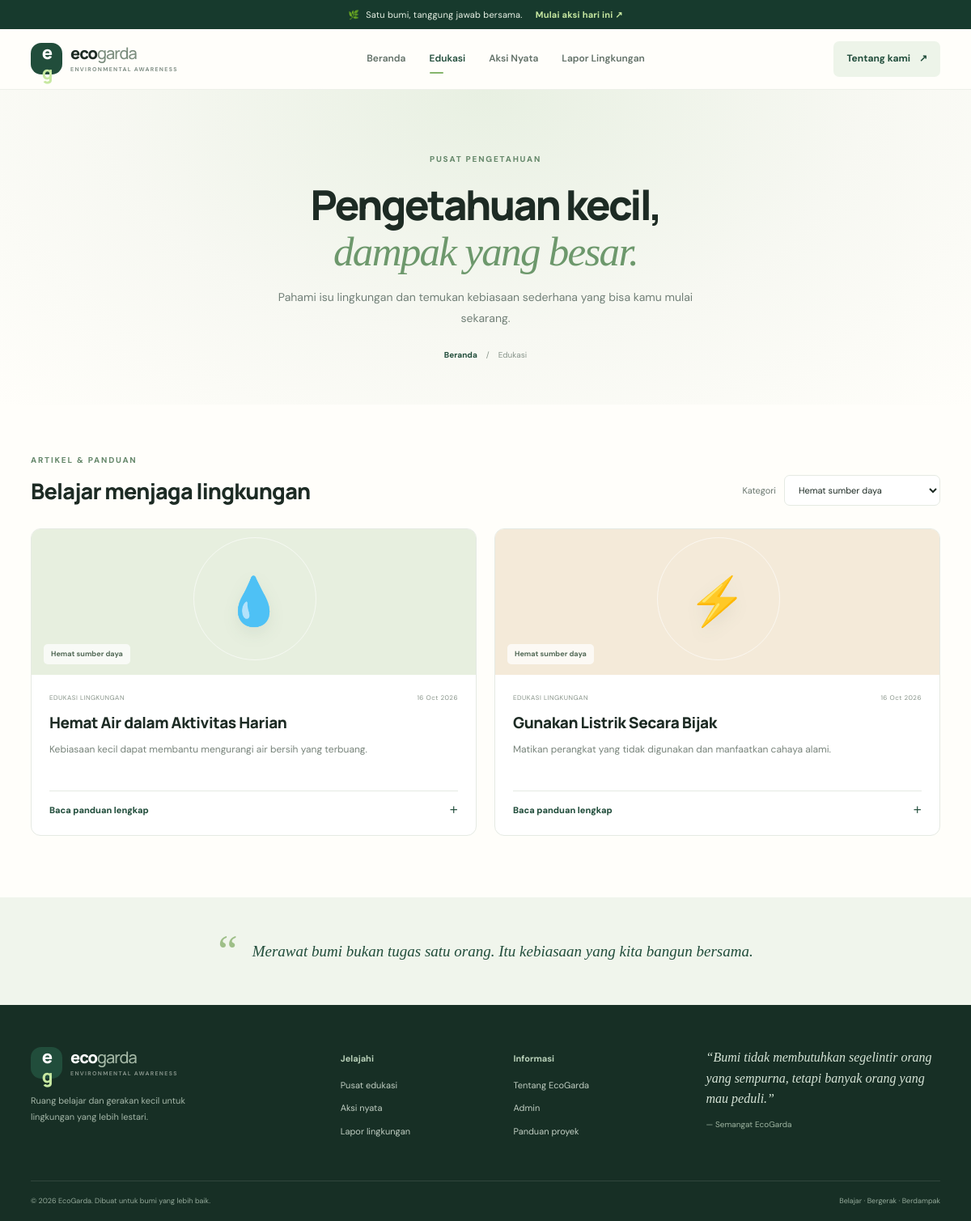
Page /edukasi.php?kategori=Hemat sumber daya on the committed database.
### tables this page shows
CREATE TABLE IF NOT EXISTS tips (
 id INT UNSIGNED AUTO_INCREMENT PRIMARY KEY,
 title VARCHAR(180) NOT NULL,
 category VARCHAR(80) NOT NULL,
 icon VARCHAR(20) NOT NULL DEFAULT '🌱',
 summary VARCHAR(220) NOT NULL,
 body TEXT NOT NULL,
 is_published TINYINT(1) NOT NULL DEFAULT 1,
 created_at TIMESTAMP DEFAULT CURRENT_TIMESTAMP,
 updated_at TIMESTAMP DEFAULT CURRENT_TIMESTAMP ON UPDATE CURRENT_TIMESTAMP
);

### includes/bootstrap.php (called while the page is built, shortened)
<?php
function e($value): string { return htmlspecialchars((string)$value, ENT_QUOTES, 'UTF-8'); }

### edukasi.php (the view, shortened to what this page needs)
<?php
require_once __DIR__ . '/includes/bootstrap.php';
$category = trim($_GET['kategori'] ?? '');
$sql = "SELECT * FROM tips WHERE is_published=1"; $params=[];
if ($category !== '') { $sql .= " AND category=?"; $params[]=$category; }
$sql .= " ORDER BY created_at DESC";
$stmt=$pdo->prepare($sql); $stmt->execute($params); $tips=$stmt->fetchAll();
$categories=$pdo->query("SELECT DISTINCT category FROM tips WHERE is_published=1 ORDER BY category")->fetchAll(PDO::FETCH_COLUMN);
require __DIR__ . '/includes/header.php';
?>
<section class="page-hero"><span class="eyebrow">PUSAT PENGETAHUAN</span><h1>Pengetahuan kecil,<br><em>dampak yang besar.</em></h1><p>Pahami isu lingkungan dan temukan kebiasaan sederhana yang bisa kamu mulai sekarang.</p><div class="breadcrumb"><a href="index.php">Beranda</a><span>/</span> Edukasi</div></section>
<section class="section content-section"><div class="filter-bar"><div><span class="eyebrow">ARTIKEL & PANDUAN</span><h2>Belajar menjaga lingkungan</h2></div><form method="get" class="filter-form"><label for="kategori">Kategori</label><select id="kategori" name="kategori" onchange="this.form.submit()"><option value="">Semua topik</option><?php foreach($categories as $c): ?><option value="<?=e($c)?>" <?=$category===$c?'selected':''?>><?=e($c)?></option><?php endforeach;?></select></form></div>
<div class="article-grid"><?php foreach($tips as $i=>$tip): ?><article class="article-card" id="tip-<?= (int)$tip['id'] ?>"><div class="article-art art-<?=($i%4)+1?>"><span><?=e($tip['icon'])?></span><small><?=e($tip['category'])?></small></div><div class="article-content"><div class="meta-line"><span>EDUKASI LINGKUNGAN</span><span><?=date('d M Y',strtotime($tip['created_at']))?></span></div><h3><?=e($tip['title'])?></h3><p><?=e($tip['summary'])?></p><details><summary>Baca panduan lengkap <span>＋</span></summary><div class="detail-copy"><?=nl2br(e($tip['body']))?></div></details></div></article><?php endforeach; ?></div>
</section><section class="quote-strip"><span>“</span><p>Merawat bumi bukan tugas satu orang. Itu kebiasaan yang kita bangun bersama.</p></section>
<?php require __DIR__ . '/includes/footer.php'; ?>

### assets/css/style.css (style rules this page uses)
:root { --forest:#214d3b;--forest-dark:#173a2d;--sage:#dce9dc;--sage-light:#f3f7f1;--lime:#c7e8a1;--ink:#1d2b24;--muted:#69766e;--line:#e5eae3;--paper:#fffefa;--orange:#c47d50;--serif:Georgia,'Times New Roman',serif;--sans:'DM Sans',Arial,sans-serif;--display:'Manrope','DM Sans',sans-serif }
* { box-sizing:border-box }
html { scroll-behavior:smooth }
body { margin:0;background:var(--paper);color:var(--ink);font-family:var(--sans);font-size:15px;line-height:1.65 }
a { color:inherit;text-decoration:none }
button,input,select,textarea { font:inherit }
button,a,select { -webkit-tap-highlight-color:transparent }
.eyebrow { font-size:10px;font-weight:800;letter-spacing:1.8px;color:#66886b;display:inline-flex;align-items:center;gap:8px }
.hero h1,.page-hero h1 { font:800 clamp(38px,4.4vw,61px)/1.1 var(--display);letter-spacing:-2.7px;margin:22px 0 20px;max-width:590px }
.hero h1 em,.page-hero h1 em { font-family:var(--serif);font-weight:400;color:#6d986c;letter-spacing:-1.7px }
.hero-copy>p,.page-hero>p { max-width:460px;color:#728078;font-size:14px;line-height:1.9;margin:0 }
.section { padding:76px max(28px,calc((100% - 1124px)/2)) }
.card-visual,.article-art { height:170px;position:relative;display:grid;place-items:center;overflow:hidden }
.card-visual>span,.article-art>span { font-size:58px;filter:drop-shadow(0 8px 10px #254b3514);position:relative;z-index:1 }
.visual-1,.art-1 { background:#e7efdf }
.visual-2,.art-2 { background:#f4ead9 }
.card-visual:before,.article-art:before { content:'';position:absolute;width:150px;height:150px;border:1px solid #ffffff99;border-radius:50%;left:calc(50% - 75px);top:10px }
.card-visual small,.article-art small { position:absolute;left:15px;bottom:13px;background:#ffffffb8;padding:5px 9px;border-radius:5px;font-size:9px;font-weight:700;color:#526956 }
.card-body h3,.article-content h3,.action-card h3 { font:800 17px/1.35 var(--display);letter-spacing:-.4px;margin:0 0 9px }
.card-body p,.article-content>p,.action-card>p { font-size:12px;line-height:1.8;color:#78847b;margin:0 0 17px }
.page-hero { text-align:center;padding:72px 25px 53px;background:radial-gradient(ellipse at 50% 0%,#e8f0e2 0%,#f7f8f2 55%,var(--paper) 100%) }
.page-hero h1 { font-size:51px;margin:17px auto 15px;max-width:760px }
.page-hero>p { margin:auto;max-width:550px }
.breadcrumb { display:flex;justify-content:center;gap:11px;margin-top:24px;color:#87948a;font-size:10px }
.breadcrumb a { color:var(--forest);font-weight:700 }
.content-section { padding-top:55px }
.filter-bar { display:flex;align-items:end;justify-content:space-between;margin-bottom:28px;gap:20px }
.filter-bar h2 { font:800 27px var(--display);margin:8px 0 0;letter-spacing:-.8px }
.filter-form { display:flex;align-items:center;gap:10px }
.filter-form label { font-size:11px;color:#69766e }
.filter-form select { padding:10px 13px;border:1px solid var(--line);border-radius:7px;background:white;color:var(--ink);font-size:11px }
.article-grid { display:grid;grid-template-columns:repeat(2,1fr);gap:22px }
.article-card { border:1px solid var(--line);border-radius:12px;overflow:hidden;background:white;transition:transform .2s,box-shadow .2s }
.article-art { height:180px }
.article-content { padding:22px }
.meta-line { display:flex;justify-content:space-between;gap:12px;font-size:8px;color:#879389;letter-spacing:.5px;margin-bottom:12px }
.article-content h3 { font-size:19px }
.article-content>p { min-height:44px }
.article-content details { border-top:1px solid var(--line);padding-top:14px;font-size:11px;color:var(--forest) }
.article-content summary { cursor:pointer;font-weight:800;list-style:none;display:flex;justify-content:space-between }
.quote-strip { background:#f0f5ec;padding:35px 25px;text-align:center;color:var(--forest);display:flex;justify-content:center;align-items:center;gap:18px }
.quote-strip>span { font:55px var(--serif);color:#9ebf88 }
.quote-strip p { font:italic 19px var(--serif);margin:0;max-width:700px }

### rows in the picture
tips: icon "💧", category "Hemat sumber daya", created_at "16 Oct 2026", title "Hemat Air dalam Aktivitas Harian", summary "Kebiasaan kecil dapat membantu mengurangi air bersih yang terbuang."
tips: icon "⚡", category "Hemat sumber daya", created_at "16 Oct 2026", title "Gunakan Listrik Secara Bijak", summary "Matikan perangkat yang tidak digunakan dan manfaatkan cahaya alami."

### other values in the picture
form field kategori "Hemat sumber daya"
